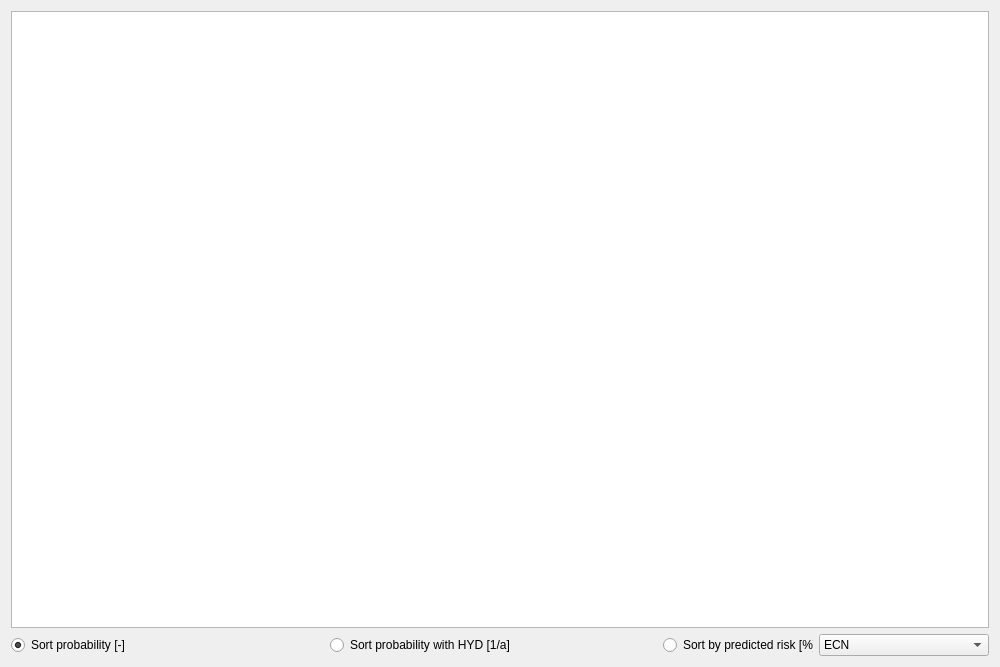
<?xml version="1.0" encoding="UTF-8"?>
<ui version="4.0">
 <class>RiskGui_Catchment_Scenario_Table_Wid</class>
 <widget class="QWidget" name="RiskGui_Catchment_Scenario_Table_Wid">
  <property name="geometry">
   <rect>
    <x>0</x>
    <y>0</y>
    <width>1000</width>
    <height>667</height>
   </rect>
  </property>
  <property name="windowTitle">
   <string>Form</string>
  </property>
  <layout class="QVBoxLayout" name="verticalLayout">
   <item>
    <widget class="QTableWidget" name="tableWidget"/>
   </item>
   <item>
    <layout class="QHBoxLayout" name="horizontalLayout">
     <item>
      <widget class="QRadioButton" name="radioButton_sort_prob">
       <property name="text">
        <string>Sort probability [-]</string>
       </property>
       <property name="checked">
        <bool>true</bool>
       </property>
      </widget>
     </item>
     <item>
      <widget class="QRadioButton" name="radioButton_sort_prob_hyd">
       <property name="text">
        <string>Sort probability with HYD [1/a]</string>
       </property>
      </widget>
     </item>
     <item>
      <spacer name="horizontalSpacer">
       <property name="orientation">
        <enum>Qt::Horizontal</enum>
       </property>
       <property name="sizeType">
        <enum>QSizePolicy::Fixed</enum>
       </property>
       <property name="sizeHint" stdset="0">
        <size>
         <width>15</width>
         <height>20</height>
        </size>
       </property>
      </spacer>
     </item>
     <item>
      <widget class="QRadioButton" name="radioButton_pre_risk">
       <property name="maximumSize">
        <size>
         <width>150</width>
         <height>16777215</height>
        </size>
       </property>
       <property name="text">
        <string>Sort by predicted risk [%]</string>
       </property>
      </widget>
     </item>
     <item>
      <widget class="QComboBox" name="comboBox_pre_risk">
       <property name="maximumSize">
        <size>
         <width>170</width>
         <height>16777215</height>
        </size>
       </property>
       <item>
        <property name="text">
         <string>ECN</string>
        </property>
       </item>
       <item>
        <property name="text">
         <string>ECO</string>
        </property>
       </item>
       <item>
        <property name="text">
         <string>POP affected</string>
        </property>
       </item>
       <item>
        <property name="text">
         <string>POP endangered</string>
        </property>
       </item>
       <item>
        <property name="text">
         <string>PYS</string>
        </property>
       </item>
      </widget>
     </item>
    </layout>
   </item>
  </layout>
 </widget>
 <resources/>
 <connections/>
</ui>
